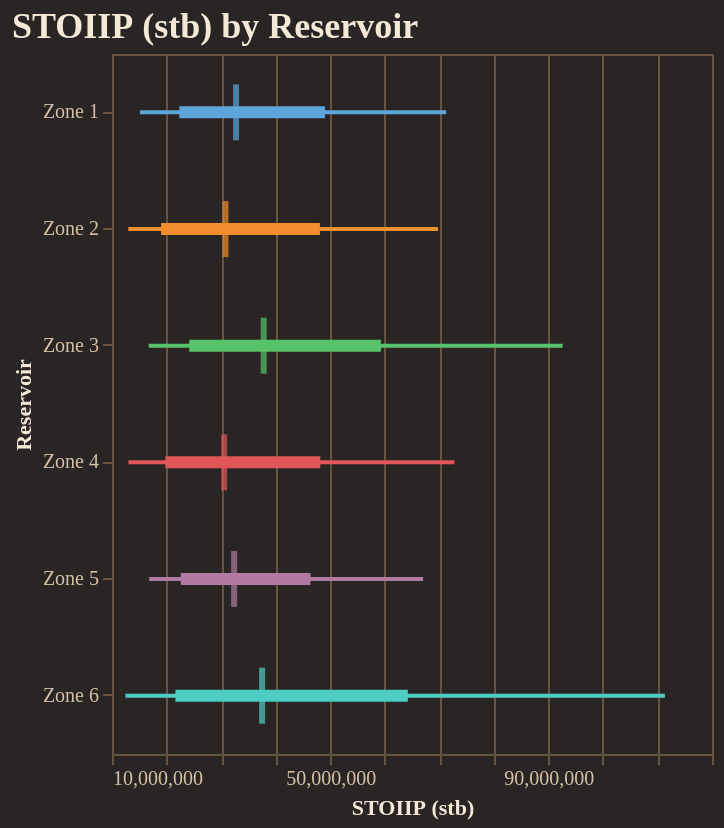

The notebook cell this image was saved under:
### Code cell
fig = reporter.plotter.forest_plot(
    "STOIIP (stb)", 
    backend=PLOTTING_BACKEND
)
fig.show()

### Figure 1 — Vega-Lite specification as saved in the notebook (floating-point values rounded to 4 significant figures)
{"config": {"background": "#292524", "view": {"fill": "#292524", "stroke": "#665340"}, "title": {"color": "#f4e9d7", "font": "Merriweather", "fontSize": 18, "fontWeight": 600, "subtitleColor": "#d5c2a6", "anchor": "start"}, "axis": {"domainColor": "#665340", "gridColor": "#665340", "tickColor": "#665340", "labelColor": "#d5c2a6", "titleColor": "#f4e9d7", "labelFont": "Merriweather", "titleFont": "Merriweather"}, "legend": {"titleColor": "#f4e9d7", "labelColor": "#d5c2a6", "labelFont": "Merriweather", "titleFont": "Merriweather", "orient": "top-right", "symbolType": "circle"}, "header": {"labelColor": "#d5c2a6", "titleColor": "#f4e9d7", "labelFont": "Merriweather", "titleFont": "Merriweather"}, "mark": {"color": "#c78d3b"}, "line": {"color": "#c78d3b"}, "bar": {"color": "#c78d3b"}, "point": {"color": "#ddb06d"}, "area": {"color": "#c78d3b", "opacity": 0.35}, "text": {"color": "#f4e9d7", "font": "Merriweather"}, "range": {"category": ["#5DA5DA", "#F28E2B", "#59C36A", "#E15759", "#B07AA1", "#4ECDC4", "#FF9DA7", "#EDC948"]}}, "layer": [{"mark": {"type": "rule", "strokeWidth": 2}, "encoding": {"color": {"field": "group", "legend": null, "type": "nominal"}, "x": {"field": "p10", "scale": {"zero": false}, "title": "STOIIP (stb)", "type": "quantitative"}, "x2": {"field": "p90"}, "y": {"field": "group", "sort": ["Zone 1", "Zone 2", "Zone 3", "Zone 4", "Zone 5", "Zone 6"], "title": "Reservoir", "type": "nominal"}}}, {"mark": {"type": "rule", "strokeWidth": 6}, "encoding": {"color": {"field": "group", "legend": null, "type": "nominal"}, "x": {"field": "p25", "scale": {"zero": false}, "title": "STOIIP (stb)", "type": "quantitative"}, "x2": {"field": "p75"}, "y": {"field": "group", "sort": ["Zone 1", "Zone 2", "Zone 3", "Zone 4", "Zone 5", "Zone 6"], "title": "Reservoir", "type": "nominal"}}}, {"mark": {"type": "tick", "color": "black", "size": 28, "thickness": 3}, "encoding": {"color": {"field": "group", "legend": null, "type": "nominal"}, "tooltip": [{"field": "group", "title": "Group", "type": "nominal"}, {"field": "p10", "title": "P10", "type": "quantitative"}, {"field": "p25", "title": "P25", "type": "quantitative"}, {"field": "median", "title": "Median", "type": "quantitative"}, {"field": "p75", "title": "P75", "type": "quantitative"}, {"field": "p90", "title": "P90", "type": "quantitative"}], "x": {"field": "median", "scale": {"zero": false}, "title": "STOIIP (stb)", "type": "quantitative"}, "y": {"field": "group", "sort": ["Zone 1", "Zone 2", "Zone 3", "Zone 4", "Zone 5", "Zone 6"], "title": "Reservoir", "type": "nominal"}}}], "data": {"name": "data-b3dbf8facbe448591df730372add43e3"}, "height": 350, "title": "STOIIP (stb) by Reservoir", "width": "container", "$schema": "https://vega.github.io/schema/vega-lite/v5.20.1.json", "datasets": {"data-b3dbf8facbe448591df730372add43e3": [{"group": "Zone 1", "p10": 15110000.0, "p25": 22350000.0, "median": 32740000.0, "p75": 49060000.0, "p90": 71270000.0}, {"group": "Zone 2", "p10": 12990000.0, "p25": 19000000.0, "median": 30800000.0, "p75": 48120000.0, "p90": 69790000.0}, {"group": "Zone 3", "p10": 16730000.0, "p25": 24160000.0, "median": 37810000.0, "p75": 59300000.0, "p90": 92610000.0}, {"group": "Zone 4", "p10": 13020000.0, "p25": 19800000.0, "median": 30570000.0, "p75": 48190000.0, "p90": 72770000.0}, {"group": "Zone 5", "p10": 16830000.0, "p25": 22600000.0, "median": 32390000.0, "p75": 46390000.0, "p90": 67030000.0}, {"group": "Zone 6", "p10": 12460000.0, "p25": 21630000.0, "median": 37520000.0, "p75": 64240000.0, "p90": 111400000.0}]}}
